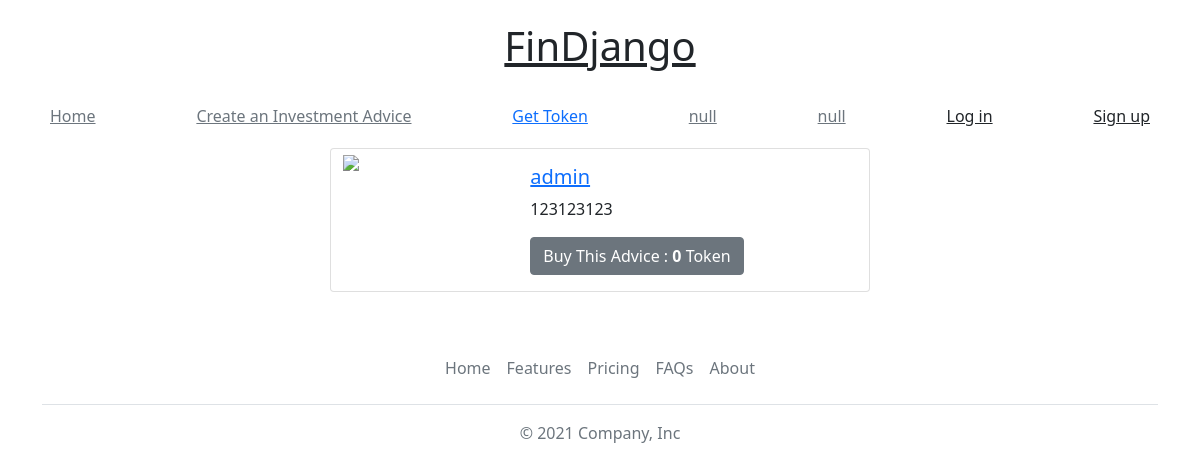
The app's page /invest/detail/1 with its own data.
### investment/models.py (models this page shows, shortened)
class CreateInvest(models.Model): #CreateInvest name will change! like InvestAdvice or Invest
    investor = models.ForeignKey(MyUser, on_delete=models.CASCADE, related_name='investments')
    target_value = models.DecimalField(max_digits=14, decimal_places=7)
    base_currency = models.CharField(max_length=3)
    target_currency = models.CharField(max_length=3)
    create_time = models.DateTimeField(auto_now_add=True)
    base_date = models.DateField(auto_now_add=True)
    target_date = models.DateField(default=now)
    description = models.TextField(max_length=2500, null=True)
    member = models.ManyToManyField(MyUser, blank=True, related_name='invest')
    token = models.IntegerField(null=True, default=0)

### userprofile/models.py (models this page shows, shortened)
class MyUser(AbstractBaseUser, PermissionsMixin):
    email = models.EmailField(
        verbose_name='email address',
        max_length=255,
        unique=True,
    )
    user_name = models.CharField(max_length=50, unique=True)
    is_active = models.BooleanField(default=True)
    is_admin = models.BooleanField(default=False)
    join_date = models.DateTimeField(auto_now_add=True)
    objects = MyUserManager()
    USERNAME_FIELD = 'email'
    REQUIRED_FIELDS = ['user_name']
    def __str__(self):
        return self.user_name

### investment/views.py (the view)
# urls.py: path('detail/<int:id>', views.detail_invest, name='detail_invest'),
def detail_invest(request, id):
    invest_model = CreateInvest.objects.get(id=id)
    investor_profile = Profile.objects.get(user=invest_model.investor)
    context = {
        'invest_model': invest_model,
        'investor_profile': investor_profile,
    }
    return render(request, 'investment/detail_invest.html', context)

### investment/templates/investment/detail_invest.html
{% extends 'base.html' %}
{% block content %}
<div class="container center">
    <div class="row justify-content-md-center">
        <div class="card mb-3" style="max-width: 540px;">
            <div class="row g-0">
              <div class="col-md-4">
                <img src="{% if investor_profile.image %} {{investor_profile.image.url}} {% endif%} " alt=" " width="180" height="180">
              </div>
              <div class="col-md-8">
                <div class="card-body">
                  <h5 class="card-title"><a href="{% url 'profile:user_profile' investor_profile.slug %}">{{invest_model.investor}}</a></h5>
                  <p class="card-text">{{invest_model.description}}</p>
                  <p class="card-text"><button type="button" class="btn btn-secondary">Buy This Advice :  <strong>{{invest_model.token}}</strong> Token</button></p>
                </div>
              </div>
            </div>
        </div>
    </div>
</div>
{% endblock %}

### records on screen
CreateInvest: investor "admin", description "123123123", token "0"
